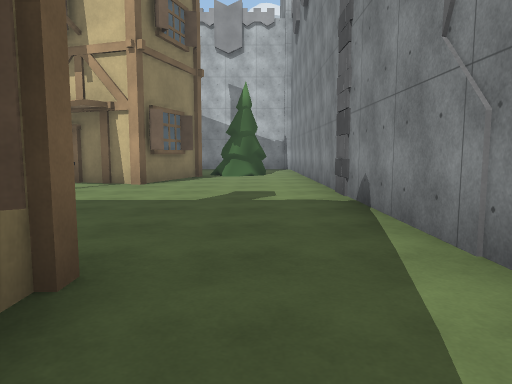
view 1 (above)

15 first-person views from a walk through a Unity game level. The camera is 1.3 m above the floor, tilts 6° down and sees 70° across. The floor is counted in squares, 2 m on a side. Each view is taken from the middle of a square. On the plan, view 1 faces up. The plan holds only what a view shows up to about 11 squares ahead; the rest is blank. The place goes on beyond the plan. Some surface patterns are stand-ins.

view 2
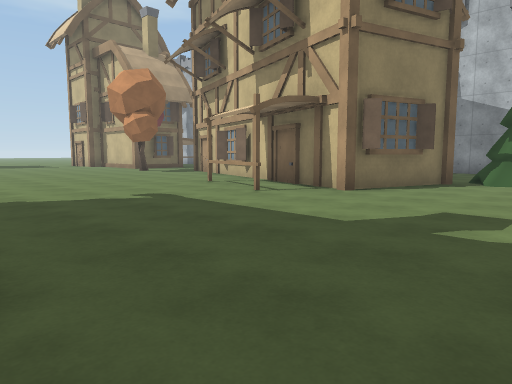

view 3
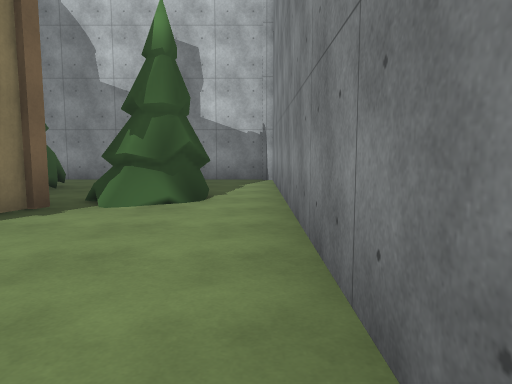

view 4
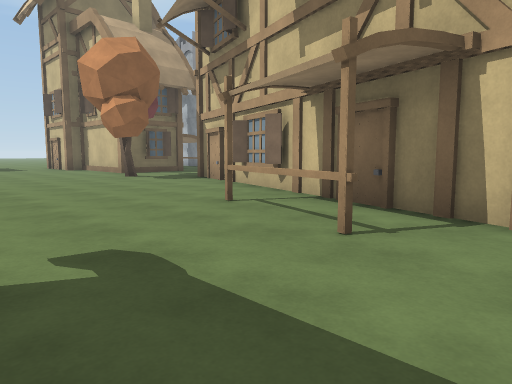

view 5
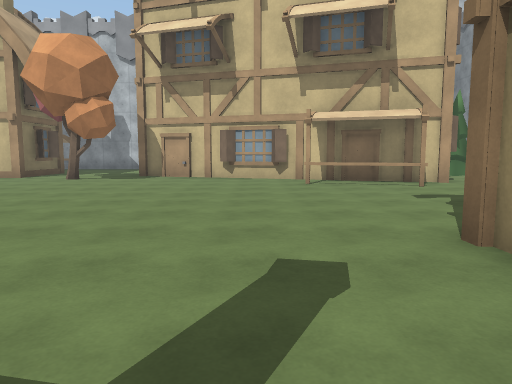

view 6
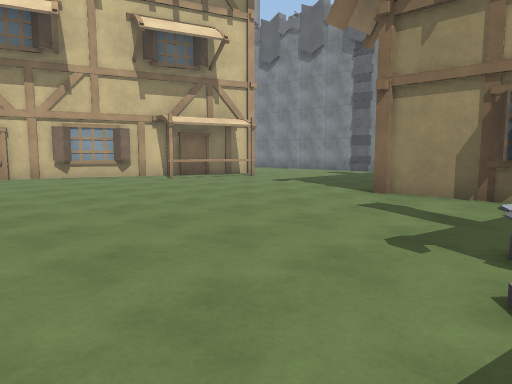

view 7
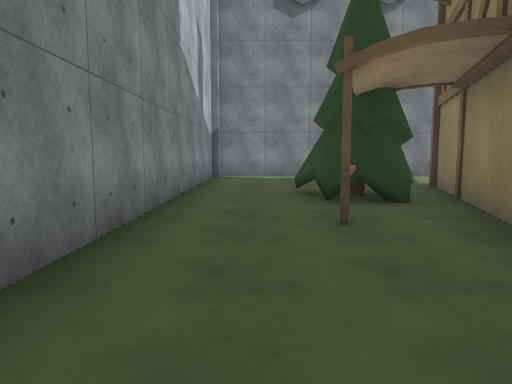

view 8
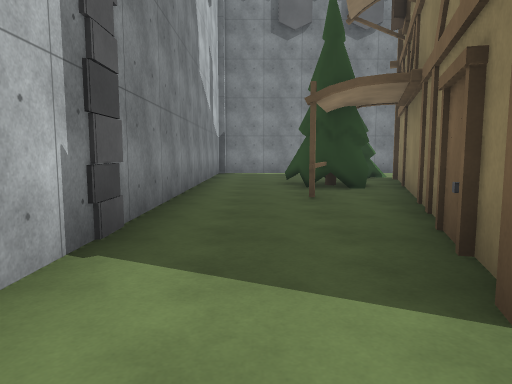

view 9
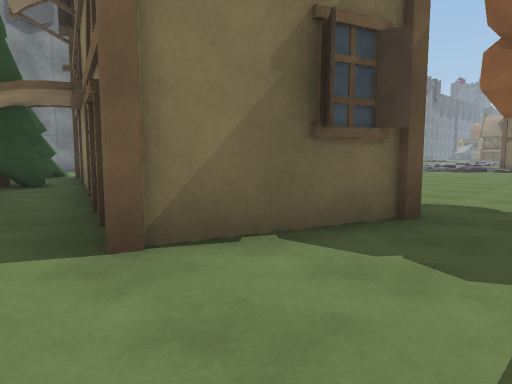

view 10
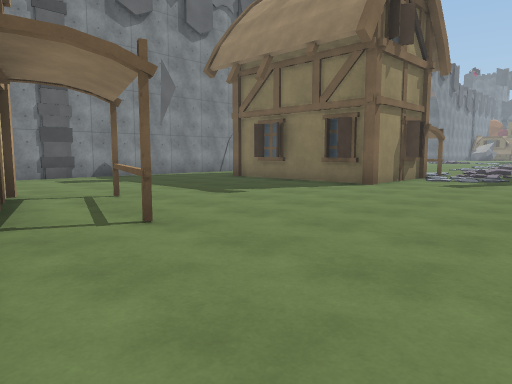

view 11
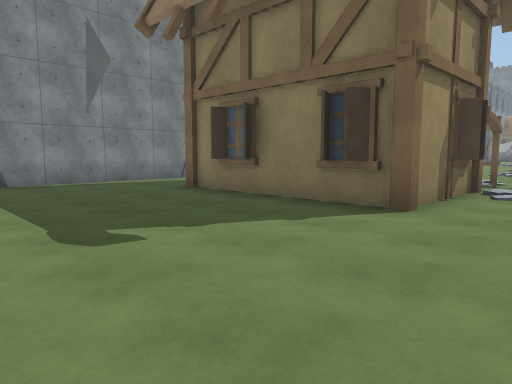

view 12
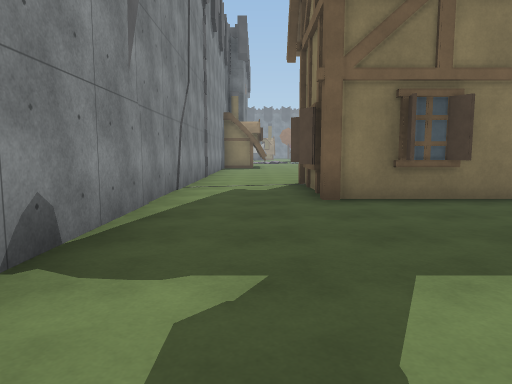

view 13
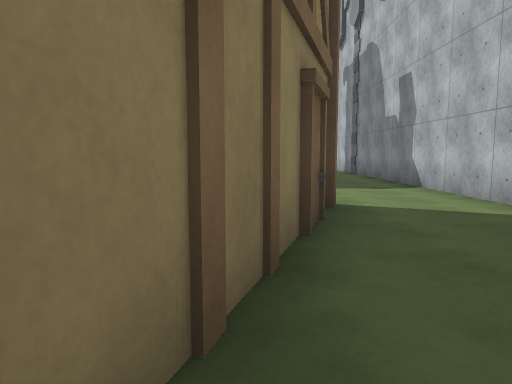

view 14
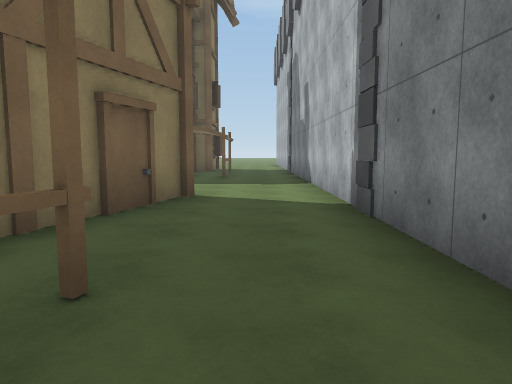

view 15
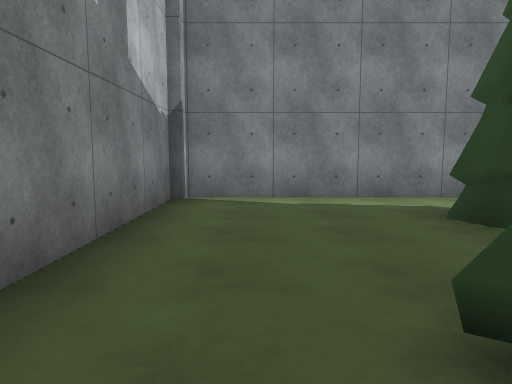

### Floor plan
Points are (right, up) in squares from view 1. A wall is a line through its corners. A room is listed if a view was taken in it or the views show most of it. See-through windows are left out.
Room 1 (views 1, 2, 3, 4, 5, 6, 7, 8, 9, 10, 11, 12, 13, 14, 15)
walls: (-5.9, 7.4) (-3.4, 6.6); (-3.4, 6.5) (-5.9, 7.3); (-6.1, 8.8) (-6.6, 8.7); (-2.5, 7.8) (-10.5, 10.3) (-9.6, 12.9) (-1.7, 10.4) (-2.5, 7.8); (-4.9, 1.8) (-4.6, 2.2); (-2.9, 2.2) (-2.6, 1.8); (-1.5, 9.5) (-2, 9.4); (-5.6, 0) (-5.2, 0.2); (-11.7, 8.5) (-12.1, 8.9); (-4.6, 12.8) (-5.8, 13.2); (-0.9, 1.1) (-0.9, -0.4); (-5.2, -1.1) (-5.2, 1.8) (-0.9, 1.8) (-0.9, 1.4); (-5.8, 13.3) (-5.2, 13.1); (1.4, -1.5) (1.4, 15.2) (-12.5, 15.2)
objects: other object (-4, 12) to (-3, 13); other object (-1, 11) to (0, 12)

Positions as (right, up) in squares from view 1, and headings:
1: (0, 0), facing up
2: (1, 2), facing up-left
3: (1, 6), facing up
4: (-2, 4), facing up-left
5: (-7, -1), facing up
6: (-11, -1), facing up-right
7: (-9, 14), facing right
8: (-11, 14), facing right
9: (-12, 14), facing down-right
10: (-9, 9), facing down-right
11: (-7, 6), facing down-right
12: (0, 7), facing down
13: (-5, 12), facing left
14: (-4, 14), facing left
15: (-4, 14), facing right
